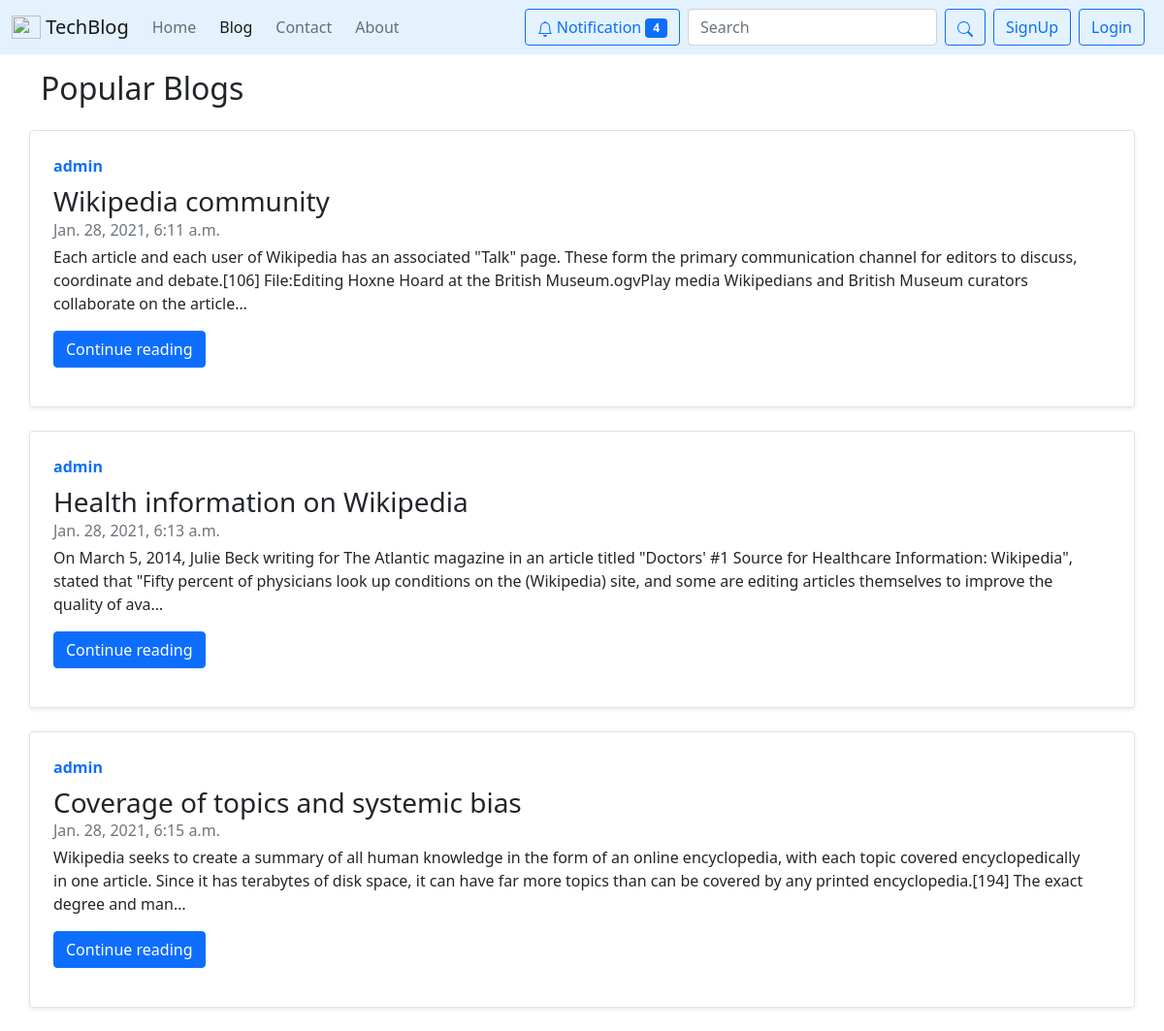
Screenshot of /blog/ with the database file from the repository.
### blog/models.py (models this page shows, shortened)
class Post(models.Model):
    Sno = models.AutoField(primary_key=True)
    time = models.DateTimeField()
    title = models.CharField(max_length=200)
    author = models.CharField(max_length=100)
    slug = models.CharField(max_length=200, unique=True)
    content = models.TextField()

### blog/views.py (the view)
# urls.py: path('', views.blogHome, name='BlogHome'),
def blogHome(request):
    allpost = Post.objects.all()
    context = {'allpost': allpost}
    return render(request, 'blog/blog.html', context)

### templates/blog/blog.html
{% extends "base.html" %} {% block title %}Tech Blog | Blog Home{% endblock %}
{% block blogactive %} active {% endblock blogactive %} {% block body %}
<div class="container my-3">
    <h2>Popular Blogs</h2>
    {% for post in allpost %}
    <div class="row no-gutters border rounded overflow-hidden flex-md-row my-4 shadow-sm h-md-250 position-relative">
        <div class="col p-4 d-flex flex-column position-static">
            <strong class="d-inline-block mb-2 text-primary">{{post.author}}</strong>
            <h3 class="mb-0">
                <a href="/blog/{{post.slug}}" class="text-dark" style="text-decoration: none">{{post.title}}</a>
            </h3>
            <div class="mb-1 text-muted">{{post.time}}</div>
            <p class="card-text mb-auto">{{post.content | truncatechars:300 }}</p>
            <div class="my-3">
                <a href="/blog/{{post.slug}}" role="button" class="btn btn-primary">Continue reading</a>
            </div>
        </div>
        <div class="col-auto d-none d-lg-block"></div>
    </div>
    {% endfor %}
</div>
{% endblock %}

### rows the page displays
Post: author "admin", title "Wikipedia community", time "Jan. 28, 2021, 6:11 a.m.", content "Each article and each user of Wikipedia has an associated \"Talk\" page. These form the primary communication channel for editors to discuss, coordinate and debate.[106] File:Editing Hoxne Hoard at the British Museum.ogvPlay media Wikipedians and British Museum curators collaborate on the article…"
Post: author "admin", title "Health information on Wikipedia", time "Jan. 28, 2021, 6:13 a.m.", content "On March 5, 2014, Julie Beck writing for The Atlantic magazine in an article titled \"Doctors' #1 Source for Healthcare Information: Wikipedia\", stated that \"Fifty percent of physicians look up conditions on the (Wikipedia) site, and some are editing articles themselves to improve the quality of ava…"
Post: author "admin", title "Coverage of topics and systemic bias", time "Jan. 28, 2021, 6:15 a.m.", content "Wikipedia seeks to create a summary of all human knowledge in the form of an online encyclopedia, with each topic covered encyclopedically in one article. Since it has terabytes of disk space, it can have far more topics than can be covered by any printed encyclopedia.[194] The exact degree and man…"
